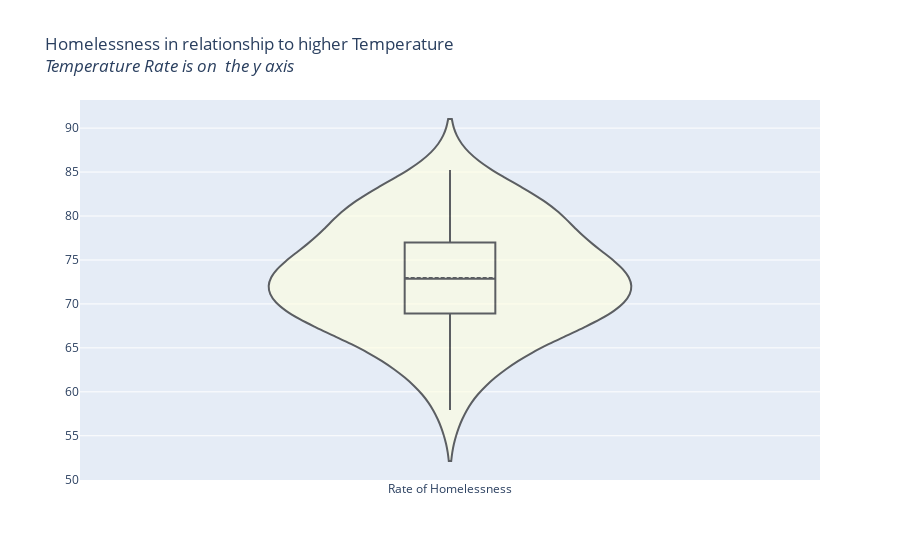

The notebook cell this image was saved under:
### Code cell
import plotly.express as px

#fig = px.violin(State_Homelessness_Population_Factors_dd_new_features['Rate of Homelessness'], y=State_Homelessness_Population_Factors_dd_new_features['Average of env_wea_avgtemp_summer_noaa'],points='all',box=True , violinmode='overlay', title='Rate of Homelessnes in relationship to higher Temperature')
fig = go.Figure(data=go.Violin(y=State_Homelessness_Population_Factors_dd_new_features['Average of env_wea_avgtemp_summer_noaa'], box_visible=True, line_color='black',
                               meanline_visible=True, fillcolor='lightyellow', opacity=0.6,
                               x0='Rate of Homelessness'))
fig.update_layout(
    title_text='Homelessness in relationship to higher Temperature<br><i>Temperature Rate is on  the y axis')


fig.show()

### Figure 1 — Plotly figure (JSON) as saved in the notebook; plotly's stock layout.template omitted (floating-point values rounded to 4 significant figures)
{"data": [{"box": {"visible": true}, "fillcolor": "lightyellow", "line": {"color": "black"}, "meanline": {"visible": true}, "opacity": 0.6, "type": "violin", "x0": "Rate of Homelessness", "y": [79.58, 57.92, 79.34, 85.24, 72.01, 67.78, 71.24, 75.65, 82.35, 79.69, 80.71, 69.11, 73.23, 72.95, 72.22, 77.92, 75.3, 82.37, 65.89, 74.65, 69.66, 69.49, 67.97, 80.94, 76.88, 62.37, 73.84, 73.91, 67.77, 73.95, 73.78, 68.61, 76.59, 67.27, 72.11, 81.48, 63.27, 71.95, 70.3, 79.99, 69.94, 76.99, 83.81, 68.92, 66.03, 76.04, 62.3, 72.78, 69.37, 64.19]}], "layout": {"title": {"text": "Homelessness in relationship to higher Temperature<br><i>Temperature Rate is on  the y axis"}}}
